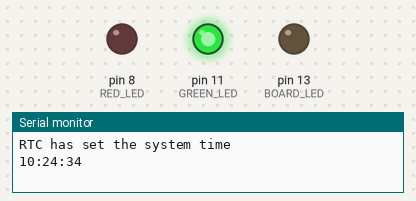
Recording of a sketch running on a simulated Arduino Uno, built with avr-gcc and run on an emulated ATmega328P. Shown: output pins drawn as LEDs (lit = HIGH), the last lines printed to the serial monitor. The local clock reads 2024-03-15 10:24:30 at power-on unless the sketch sets it.

Above: at 4.5 s.
At 5.5 s:
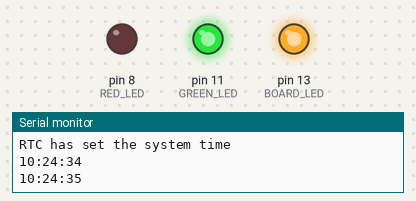
Timing chart, 0 to 7.0 s (numbered marks = the images above):
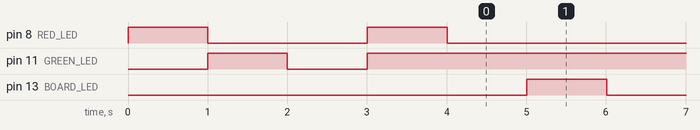

The sketch:

kidsclock2.ino
```cpp
/*
 * kidsclock2.pde
 */

#include <Wire.h>
#include <Time.h>
#include <TimeAlarms.h>
#include <DS1307RTC.h>

#define RED_LED 8
#define GREEN_LED 11
#define BOARD_LED 13

// 6:30 am every day
#define mh 5
#define mm 52

// 20:00 pm every day
#define eh 19
#define em 7

int boardLedState = HIGH;

void setup()
{
  Serial.begin(9600);

  setSyncProvider(RTC.get);   // the function to get the time from the RTC
  if(timeStatus()!= timeSet)
     Serial.println("Unable to sync with the RTC");
  else
     Serial.println("RTC has set the system time");

  Alarm.alarmRepeat(mh,mm,0, MorningAlarm);
  Alarm.alarmRepeat(eh,em,0,EveningAlarm);

  InitLEDs();
}

void InitLEDs()
{
  pinMode(RED_LED, OUTPUT);
  pinMode(GREEN_LED, OUTPUT);
  pinMode(BOARD_LED, OUTPUT);

  digitalWrite(RED_LED, HIGH);
  digitalWrite(GREEN_LED, LOW);
  delay(1000);
  digitalWrite(RED_LED, LOW);
  digitalWrite(GREEN_LED, HIGH);
  delay(1000);
  digitalWrite(RED_LED, LOW);
  digitalWrite(GREEN_LED, LOW);
  delay(1000);
  digitalWrite(RED_LED, HIGH);
  digitalWrite(GREEN_LED, HIGH);
  delay(1000);

  if( (hour() == mh && minute() >= mm ) ||
      (hour() == eh && minute() < em) ||
      (hour() > mh && hour() < eh) )
  {
    digitalWrite(RED_LED, LOW);
    digitalWrite(GREEN_LED, HIGH);
  }
  else
  {
    digitalWrite(RED_LED, HIGH);
    digitalWrite(GREEN_LED, LOW);
  }
}

void MorningAlarm()
{
  Serial.println("Alarm: - Morning");
  digitalWrite(RED_LED, LOW);
  digitalWrite(GREEN_LED, HIGH);
}

void EveningAlarm()
{
  Serial.println("Alarm: - Evening");
  digitalWrite(RED_LED, HIGH);
  digitalWrite(GREEN_LED, LOW);
}

void  loop()
{
  boardLedState = !boardLedState;
  digitalWrite( BOARD_LED, boardLedState);

  digitalClockDisplay();
  Alarm.delay(1000); // wait one second between clock display
}

void digitalClockDisplay()
{
  // digital clock display of the time
  Serial.print(hour());
  printDigits(minute());
  printDigits(second());
  Serial.println();
}

void printDigits(int digits)
{
  // utility function for digital clock display: prints preceding colon and leading 0
  Serial.print(":");
  if(digits < 10)
    Serial.print('0');
  Serial.print(digits);
}
```

Measured:
- by itself, pin 13 (BOARD_LED): alternates HIGH for 1.0 s and LOW for 1.0 s
